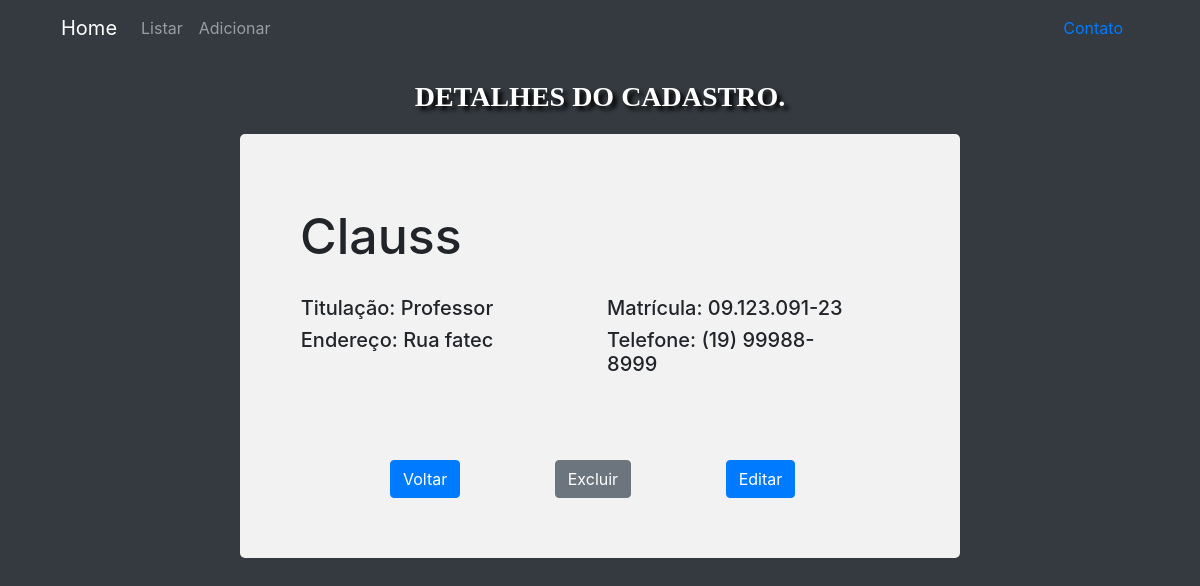
Screenshot of /item/271/ with the database file from the repository.
### portalProfessor/models.py (models this page shows)
class Professor(models.Model):
    matricula = models.CharField(max_length=100)
    nome = models.CharField(max_length=100)
    endereco = models.CharField(max_length=100)
    telefone = models.CharField(max_length=100)
    titulacao = models.CharField(max_length=100)

### portalProfessor/views.py (the view)
# urls.py: path('item/<int:nr_item>/', views.item),
def item(request, nr_item):
    item = get_object_or_404(Professor, pk=nr_item)
    return render(request, 'item.html', {'item': item})

### portalProfessor/templates/item.html (shortened to what this page needs)
{% extends 'base.html' %}
{% block content%}
{% load static %}
<div class="container">
    <nav class="navbar navbar-expand-lg navbar-dark bg-dark">
        <a class="navbar-brand" href="/">Home</a>
        <div class="collapse navbar-collapse" id="navbarTogglerDemo02">
          <ul class="navbar-nav mr-auto mt-2 mt-lg-0">
            <li class="nav-item">
              <a class="nav-link" href="/lista/">Listar <span class="sr-only">(current)</span></a>
            </li>
            <li class="nav-item">
              <a class="nav-link" href="/adiciona/">Adicionar</a>
            </li>
          </ul>
          <div class="form-inline my-2 my-lg-0">
            <a class="nav-link" href="/contato/">Contato</a>
          </div>
        </div>
    </nav>
</div>
<div id="tituloPaginas">
    <p>DETALHES DO CADASTRO.</p>
</div>
<div class="containerDetalhesCadastro">
    <h1 id="tituloDetalhes">{{ item.nome }}</h1>
    <div class="form-row">
        <div class="form-group col-lg-4">
            <div class="detalhesTitulacaoEndereco">
                <h5>Titulação: {{item.titulacao}}</h5>
                <h5>Endereço: {{item.endereco}}</h5>
            </div>
        </div>
        <div class="form-group col-lg-7">
            <div class="detalhesMatriculaTelefone">
                <h5>Matrícula: {{ item.matricula }}</h5>
                <h5>Telefone: {{item.telefone}}</h5>
            </div>
        </div>
    </div>
    <div class="botoes">
        <a id="detalhesBotao" class="btn btn-primary" href="/lista/">Voltar</a>
        <a id="detalhesBotao" class="btn btn-secondary" href="/excluir/{{item.id}}/">Excluir</a>
        <a id="detalhesBotao" class="btn btn-primary" href="/editar/?id={{item.id}}">Editar</a>
    </div>
</div>
{% endblock %}

### portalProfessor/static/css/styles.css (style rules this page uses)
#body { background-color: #343a40; }
#tituloPaginas { margin-top: 20px; font-size: 28px; color: white; text-shadow: 4px 4px 4px black; font-family:'Times New Roman'; font-weight: bold; text-align: center; }
.containerDetalhesCadastro { border-radius: 5px; background-color: #f2f2f2; padding: 5%; margin-left: 20%; margin-right: 20%; margin-bottom: 20%; height: 50%; float: center; }
#tituloDetalhes { font-size: 50px; margin-bottom: 5%; margin-top: 2%; }
.detalhesTitulacaoEndereco { float: right; }
.detalhesMatriculaTelefone { float: right; margin-left: 30%; }
.botoes { float: center; }
#detalhesBotao { margin-left: 15%; margin-top: 10%; }

### rows the page displays
Professor: nome "Clauss", titulacao "Professor", endereco "Rua fatec", matricula "09.123.091-23", telefone "(19) 99988-8999"
